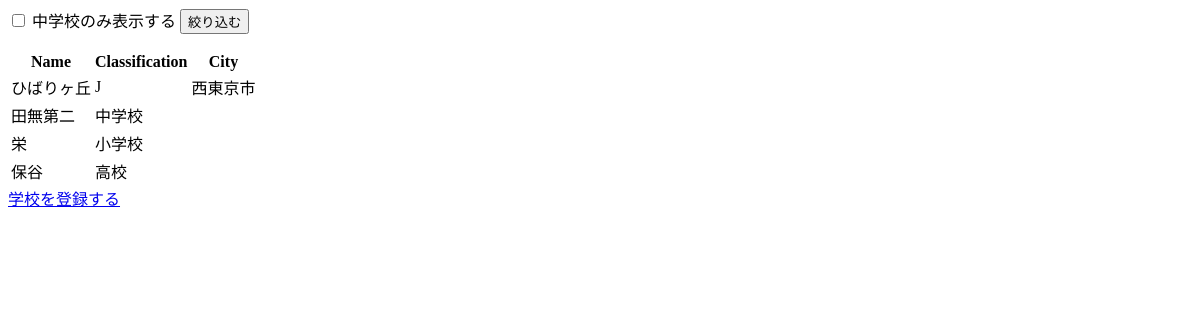
Before: /school/ with the older database file.
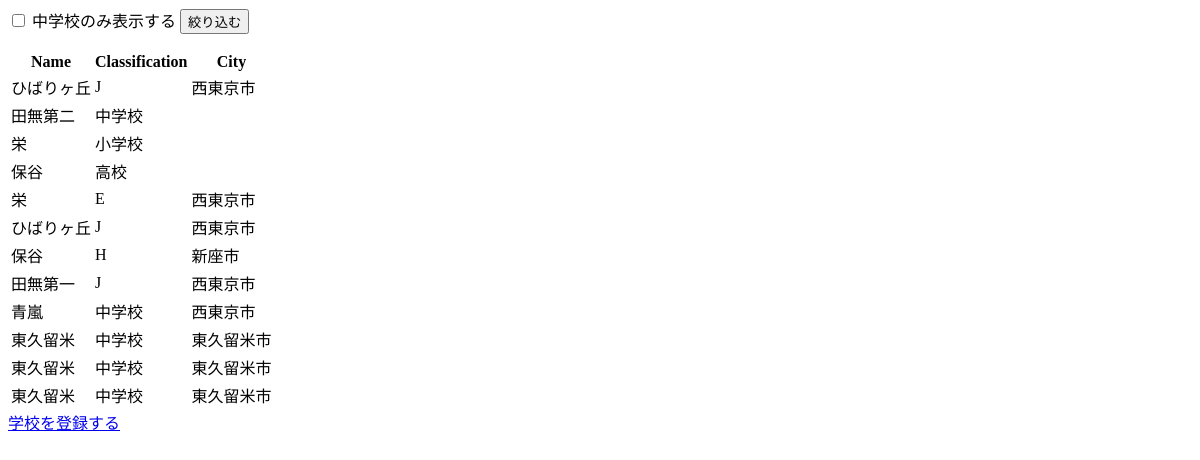
After: the same page with the newer database file.
### base/models.py (models this page shows, shortened)
class School(models.Model):
	SCHOOL_TYPES = CityChoices.choices
	CLASS_TYPES = ClassChoices.choices
	school_id = models.AutoField(primary_key=True)
	name = models.CharField(max_length=100)
	classification = models.CharField(max_length=10, choices=CLASS_TYPES)
	city = models.CharField(max_length=10, choices=SCHOOL_TYPES,blank=True)

### base/views.py (the view)
# urls.py: path('school/', SchoolListView.as_view(), name='school-list'),
class SchoolListView(ListView):
    model = School
    template_name = 'school_list.html'
    context_object_name = 'schools'
    def get_queryset(self):
        queryset = super().get_queryset()
        filter_checked = self.request.GET.get('filter')
        if filter_checked == 'on':
            queryset = queryset.filter(classification='J')  # 中学校のみ絞り込み
        return queryset
    def get_context_data(self, **kwargs):
        context = super().get_context_data(**kwargs)
        context['filter_checked'] = self.request.GET.get('filter')
        return context

### base/templates/base/school_list.html (shortened to what this page needs)
<form method="GET" action="">
    <input type="checkbox" name="filter" id="filter" {% if filter_checked %}checked{% endif %}>
    <label for="filter">中学校のみ表示する</label>
    <button type="submit">絞り込む</button>
  </form>
  <table>
    <thead>
      <tr>
        <th>Name</th>
        <th>Classification</th>
        <th>City</th>
      </tr>
    </thead>
    <tbody>
      {% for school in schools %}
        <tr>
          <td>{{ school.name }}</td>
          <td>{{ school.classification }}</td>
          <td>{{ school.get_city_display }}</td>
        </tr>
      {% endfor %}
    </tbody>
  </table>
  <a href="{% url 'school-create' %}">学校を登録する</a>

Changed rows visible on the page:
added School: name "栄", classification "E", city "西東京市"
added School: name "ひばりヶ丘", classification "J", city "西東京市"
added School: name "保谷", classification "H", city "新座市"
added School: name "田無第一", classification "J", city "西東京市"
added School: name "青嵐", classification "中学校", city "西東京市"
added School: name "東久留米", classification "中学校", city "東久留米市"
added School: name "東久留米", classification "中学校", city "東久留米市"
added School: name "東久留米", classification "中学校", city "東久留米市"
